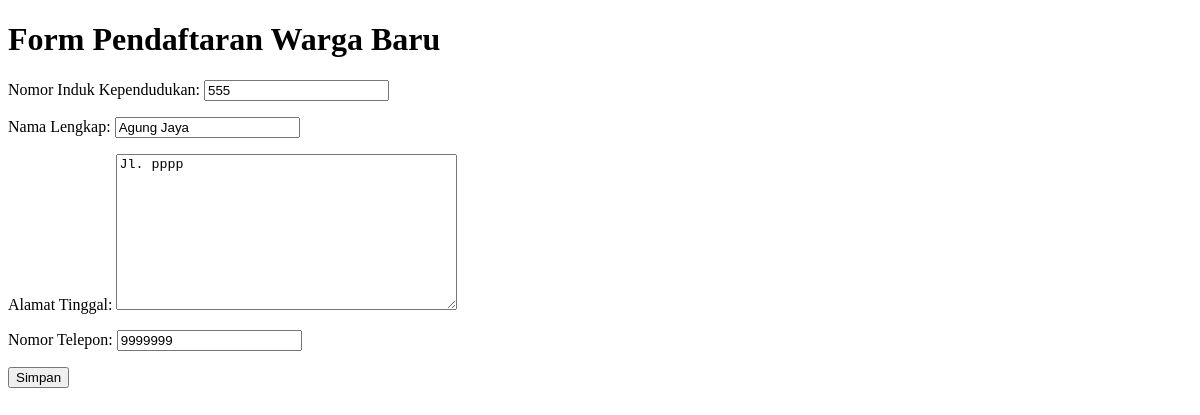
/warga/4/edit/, run on an earlier commit of the app's database.
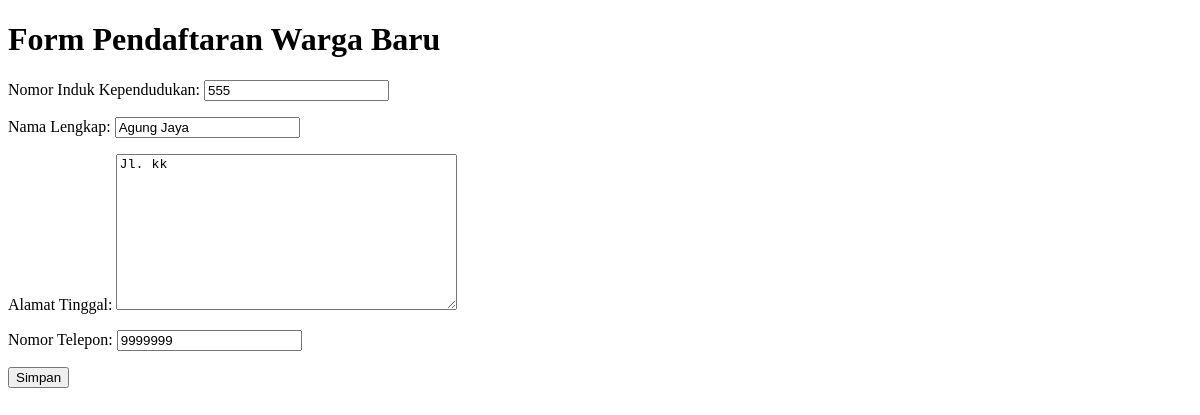
And on a later commit of the database.
### warga/models.py (models this page shows, shortened)
class Warga(models.Model):
    nik = models.CharField(max_length=16, unique=True, verbose_name="Nomor Induk Kependudukan")
    nama_lengkap = models.CharField(max_length=100, verbose_name="Nama Lengkap")
    alamat = models.TextField(verbose_name="Alamat Tinggal")
    no_telepon = models.CharField(max_length=15, blank=True, verbose_name="Nomor Telepon")
    tanggal_registrasi = models.DateTimeField(auto_now_add=True)

### warga/views.py (the view)
# urls.py: path('<int:pk>/edit/', WargaUpdateView.as_view(), name='warga-edit'),
class WargaUpdateView(UpdateView):
    model = Warga
    form_class = WargaForm
    template_name = 'warga/warga_form.html'
    success_url = reverse_lazy('warga-list')

### warga/forms.py
class WargaForm(forms.ModelForm):
    class Meta:
        model = Warga
        fields = ['nik', 'nama_lengkap', 'alamat', 'no_telepon']

### warga/templates/warga/warga_form.html (shortened to what this page needs)
<!DOCTYPE html>
<html>
<head>
</head>
<body>
    <h1>Form Pendaftaran Warga Baru</h1>
    <form method="post">
        {{ form.as_p }}
        <button type="submit">Simpan</button>
    </form>
</body>
</html>

What changed in the data, as far as the page shows it:
changed Warga "Agung Jaya": alamat "Jl. pppp" → "Jl. kk"
